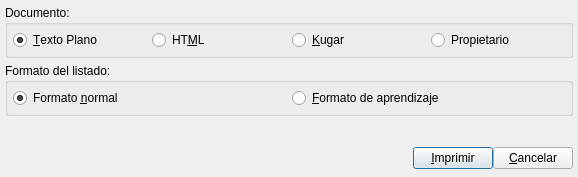
<ui version="4.0" >
 <class>BcDiarioPrintBase</class>
 <widget class="QDialog" name="BcDiarioPrintBase" >
  <property name="geometry" >
   <rect>
    <x>0</x>
    <y>0</y>
    <width>578</width>
    <height>177</height>
   </rect>
  </property>
  <property name="windowTitle" >
   <string>Impresion del Diario</string>
  </property>
  <layout class="QVBoxLayout" >
   <property name="margin" >
    <number>5</number>
   </property>
   <property name="spacing" >
    <number>5</number>
   </property>
   <item>
    <widget class="QGroupBox" name="groupBox_2" >
     <property name="title" >
      <string>Documento:</string>
     </property>
     <layout class="QHBoxLayout" >
      <property name="margin" >
       <number>5</number>
      </property>
      <property name="spacing" >
       <number>5</number>
      </property>
      <item>
       <widget class="QRadioButton" name="radiotexto" >
        <property name="text" >
         <string>&amp;Texto Plano</string>
        </property>
        <property name="checked" >
         <bool>true</bool>
        </property>
       </widget>
      </item>
      <item>
       <widget class="QRadioButton" name="radiohtml" >
        <property name="mouseTracking" >
         <bool>false</bool>
        </property>
        <property name="text" >
         <string>HT&amp;ML</string>
        </property>
        <property name="autoRepeat" >
         <bool>false</bool>
        </property>
       </widget>
      </item>
      <item>
       <widget class="QRadioButton" name="radiokugar" >
        <property name="mouseTracking" >
         <bool>false</bool>
        </property>
        <property name="text" >
         <string>&amp;Kugar</string>
        </property>
        <property name="autoRepeat" >
         <bool>false</bool>
        </property>
       </widget>
      </item>
      <item>
       <widget class="QRadioButton" name="radiopropietario" >
        <property name="mouseTracking" >
         <bool>false</bool>
        </property>
        <property name="text" >
         <string>Propietario</string>
        </property>
        <property name="autoRepeat" >
         <bool>false</bool>
        </property>
       </widget>
      </item>
     </layout>
    </widget>
   </item>
   <item>
    <widget class="QGroupBox" name="groupBox" >
     <property name="title" >
      <string>Formato del listado:</string>
     </property>
     <layout class="QHBoxLayout" >
      <property name="margin" >
       <number>5</number>
      </property>
      <property name="spacing" >
       <number>5</number>
      </property>
      <item>
       <widget class="QRadioButton" name="radionormal" >
        <property name="text" >
         <string>Formato &amp;normal</string>
        </property>
        <property name="checked" >
         <bool>true</bool>
        </property>
       </widget>
      </item>
      <item>
       <widget class="QRadioButton" name="radioaprendizaje" >
        <property name="text" >
         <string>&amp;Formato de aprendizaje</string>
        </property>
       </widget>
      </item>
     </layout>
    </widget>
   </item>
   <item>
    <spacer>
     <property name="orientation" >
      <enum>Qt::Vertical</enum>
     </property>
     <property name="sizeType" >
      <enum>QSizePolicy::Expanding</enum>
     </property>
     <property name="sizeHint" >
      <size>
       <width>568</width>
       <height>16</height>
      </size>
     </property>
    </spacer>
   </item>
   <item>
    <layout class="QHBoxLayout" >
     <property name="margin" >
      <number>0</number>
     </property>
     <property name="spacing" >
      <number>0</number>
     </property>
     <item>
      <spacer>
       <property name="orientation" >
        <enum>Qt::Horizontal</enum>
       </property>
       <property name="sizeType" >
        <enum>QSizePolicy::Expanding</enum>
       </property>
       <property name="sizeHint" >
        <size>
         <width>384</width>
         <height>27</height>
        </size>
       </property>
      </spacer>
     </item>
     <item>
      <widget class="QPushButton" name="pushButton1" >
       <property name="text" >
        <string>&amp;Imprimir</string>
       </property>
       <property name="default" >
        <bool>true</bool>
       </property>
      </widget>
     </item>
     <item>
      <widget class="QPushButton" name="pushButton2" >
       <property name="text" >
        <string>&amp;Cancelar</string>
       </property>
      </widget>
     </item>
    </layout>
   </item>
  </layout>
 </widget>
 <layoutdefault spacing="6" margin="11" />
 <resources/>
 <connections>
  <connection>
   <sender>pushButton2</sender>
   <signal>clicked()</signal>
   <receiver>BcDiarioPrintBase</receiver>
   <slot>close()</slot>
   <hints>
    <hint type="sourcelabel" >
     <x>441</x>
     <y>235</y>
    </hint>
    <hint type="destinationlabel" >
     <x>419</x>
     <y>183</y>
    </hint>
   </hints>
  </connection>
  <connection>
   <sender>pushButton1</sender>
   <signal>clicked()</signal>
   <receiver>BcDiarioPrintBase</receiver>
   <slot>accept()</slot>
   <hints>
    <hint type="sourcelabel" >
     <x>535</x>
     <y>239</y>
    </hint>
    <hint type="destinationlabel" >
     <x>524</x>
     <y>190</y>
    </hint>
   </hints>
  </connection>
 </connections>
</ui>
